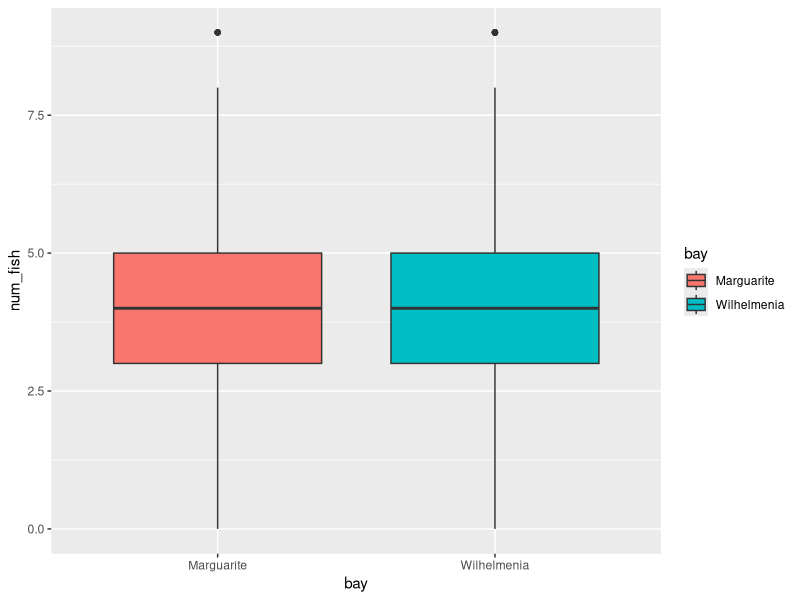
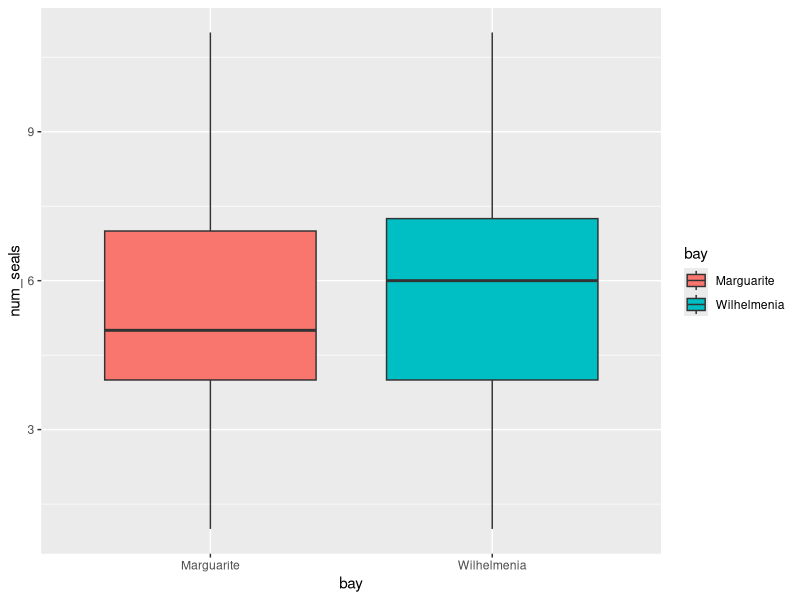
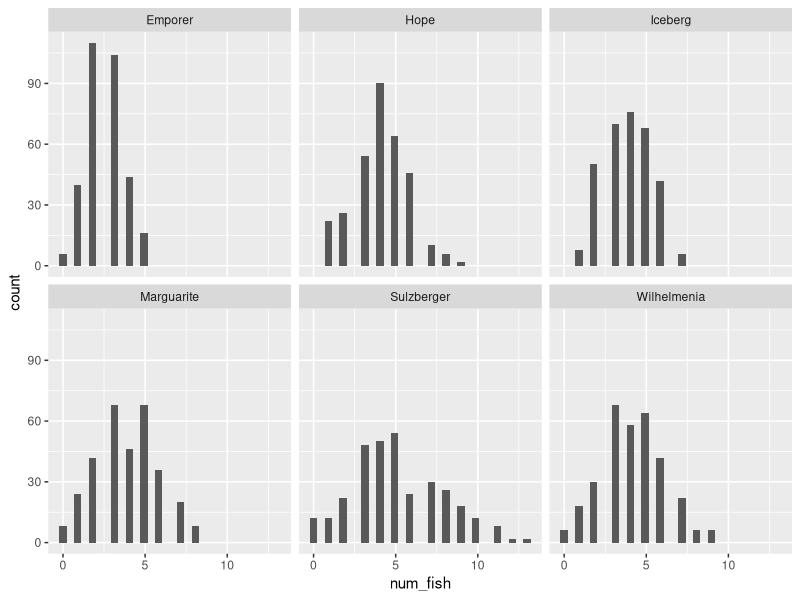
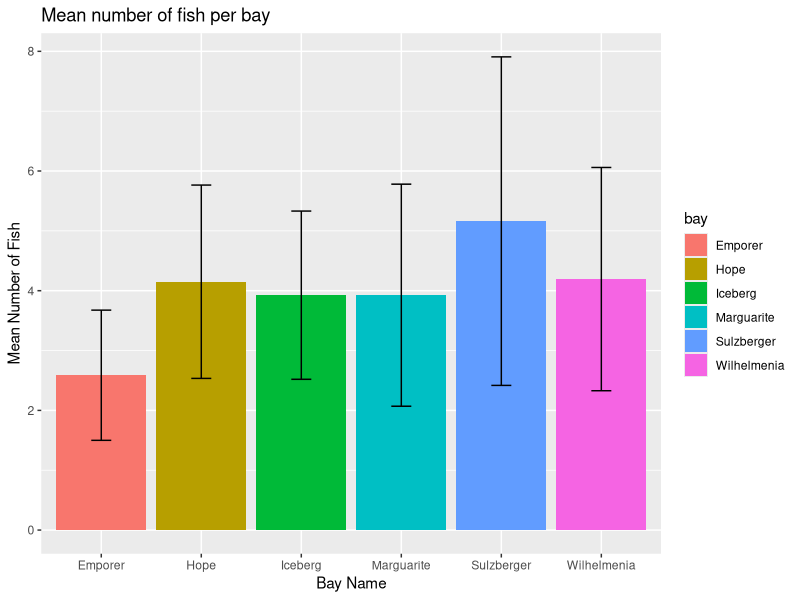

The R script that drew these images, in order:
## ---- chunk 1
knitr::opts_chunk$set(echo = TRUE)
## ---- chunk 2
library(tidyverse)
fish <- read_csv("arctic-fish.csv")

ggplot(fish, aes(bay, num_fish, fill = bay)) +
  geom_boxplot()

t.test(data = fish, num_fish ~ bay)
## ---- chunk 3
seals <- read_csv("arctic-seals.csv")

ggplot(seals, aes(bay, num_seals, fill = bay)) +
  geom_boxplot()

t.test(data = seals, num_seals ~ bay)
## ---- chunk 4
# How to report a t test: We can reject null and conclude x bc (DF< alpha, p)
## ---- chunk 5

# Independent: Bays

# Dependent: Fish



## ---- chunk 6

# Null Hypothesis: There is no difference in the means of the fish populations of each bay.

# Alternative Hypothesis: There is a difference in the means of the fish populations of each bay.


## ---- chunk 7
library("tidyverse")
fishManyBays <- read_csv("antarctic_fish_many_bays.csv")

## ---- chunk 8
#Histogram

ggplot(data = fishManyBays, aes(x = num_fish)) + 
  geom_histogram()  +
  facet_wrap(~ bay)
## ---- chunk 9


fishSummary <- fishManyBays %>% 
  group_by(bay) %>% 
  summarize(meanFish = mean(num_fish), 
            standDevFish = sd(num_fish), 
            sampleSize = n())

fishSummary


## ---- chunk 10

ggplot(data = fishSummary, aes(bay, meanFish, fill = bay)) + 
  geom_bar(stat = "identity") +
    geom_errorbar( aes(ymin = meanFish-standDevFish, ymax = meanFish + standDevFish), 
                 data = fishSummary, width = 0.2)  +
  labs(x="Bay Name", y="Mean Number of Fish", title="Mean number of fish per bay")



## ---- chunk 11

fishModel <- aov(data = fishManyBays, num_fish ~ bay)

summary(fishModel)


## ---- chunk 12

# Reject the null hypothesis that all bays have the same mean number of fish.

# Based upon the p-value (<2e-16), at least one bay has a significantly different mean number of fish compared to the others.


## ---- chunk 13

# We need additional information.

## ---- chunk 14

TukeyHSD(fishModel)


